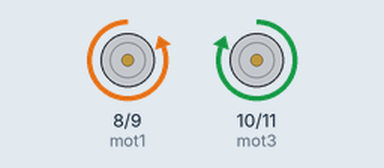
This sketch was run on a simulated Arduino Uno, built with avr-gcc and run on an emulated ATmega328P. Shown: motor-driver pin pairs drawn as motors (green arrow = first pin HIGH = forward, orange = second pin HIGH = backward, longer = more drive).

Above: at 2.5 s.
At 7.5 s:
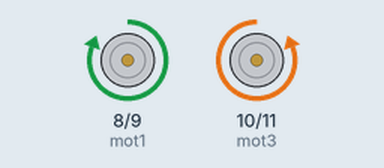
At 12.5 s:
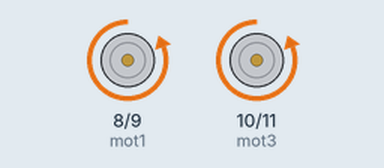
At 17.5 s:
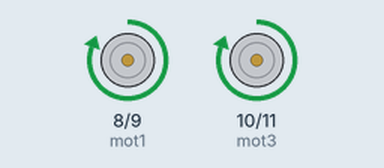
Timing chart, 0 to 26.0 s (numbered marks = the images above):
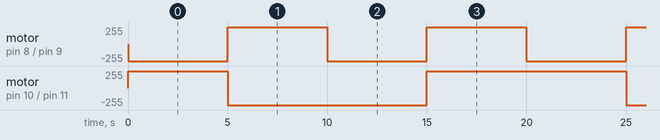

The sketch:

23-04-19_motors.ino
```cpp
int mot1 =8;
int mot2 =9;
int mot3 =10;
int mot4 =11;
void setup()
{
  pinMode(mot1,OUTPUT);
    pinMode(mot2,OUTPUT);
  pinMode(mot3,OUTPUT);
  pinMode(mot4,OUTPUT);
  //pinMode(mot1,OUTPUT);

}
void loop()
{
  //forward:
  digitalWrite(mot2,HIGH);
  digitalWrite(mot1,LOW);
   digitalWrite(mot3,HIGH);
  digitalWrite(mot4,LOW);
  delay(5000);
  //backward:
  digitalWrite(mot1,HIGH);
  digitalWrite(mot2,LOW);
   digitalWrite(mot4,HIGH);
  digitalWrite(mot3,LOW);
  delay(5000);
  //right:
  digitalWrite(mot4,HIGH);
  digitalWrite(mot3,LOW);
   digitalWrite(mot2,HIGH);
  digitalWrite(mot1,LOW);
  delay(5000);
  //left:
  digitalWrite(mot3,HIGH);
  digitalWrite(mot4,LOW);
   digitalWrite(mot1,HIGH);
  digitalWrite(mot2,LOW);
  delay(5000);

}
```

Measured:
- by itself, motor on pin 8 (mot1) / pin 9 (mot2): alternates forward 255/255 for 5.0 s and backward 255/255 for 5.0 s
- by itself, motor on pin 10 (mot3) / pin 11 (mot4): repeats every 20.0 s: backward 255/255 10.0 s, forward 255/255 10.0 s
